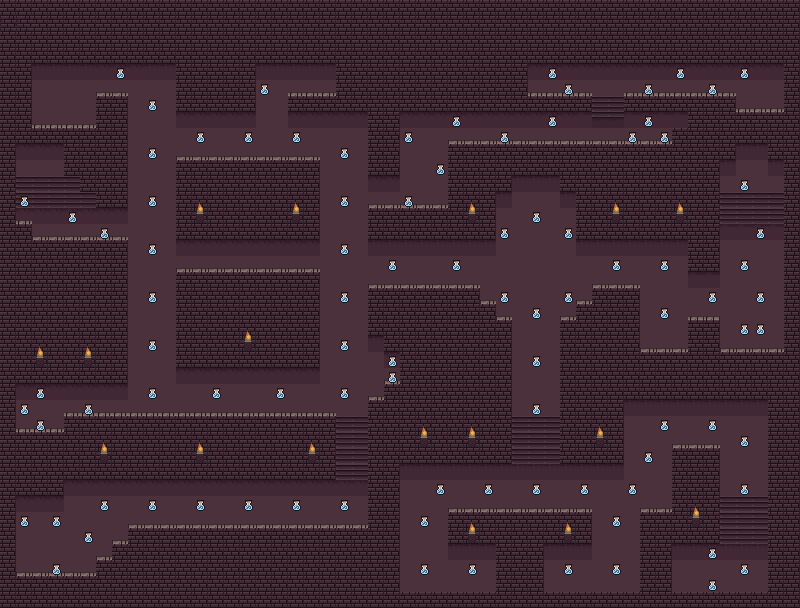

Below is a game level as drawn by its tile map, then a one-line description and the .tmx that defines it (tile-layer data replaced by summaries):
An orthogonal 50x38 tile map with 16x16 px tiles, 4 tile layers (suelo, paredes, TopesMuros, monedas), 2 tilesets.

<map version="1.2" tiledversion="1.2.5" orientation="orthogonal" renderorder="left-up" width="50" height="38" tilewidth="16" tileheight="16" infinite="0" nextlayerid="6" nextobjectid="1">
 <tileset firstgid="1" name="Dungeon" tilewidth="16" tileheight="16" tilecount="256" columns="16">
  <image source="MapaJuego/TileSet/0x72_16x16DungeonTileset.v4.png" width="256" height="256" />
 </tileset>
 <tileset firstgid="257" source="MapaJuego/TileSet/Dungeon3.tsx" />
 <layer id="2" name="suelo" width="50" height="38">
  <data>[1900 cells, 1900 non-empty, 4 distinct tile ids]</data>
 </layer>
 <layer id="3" name="paredes" width="50" height="38">
  <data>[1900 cells, 1859 non-empty, 3 distinct tile ids]</data>
 </layer>
 <layer id="5" name="TopesMuros" width="50" height="38">
  <data>[1900 cells, 363 non-empty, 8 distinct tile ids]</data>
 </layer>
 <layer id="4" name="monedas" width="50" height="38">
  <data>[1900 cells, 93 non-empty, 1 distinct tile ids]</data>
 </layer>
</map>
